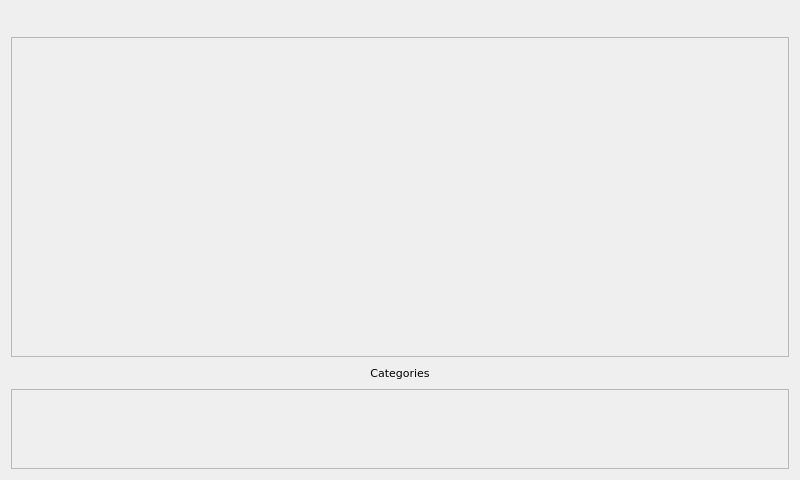
<?xml version="1.0" encoding="UTF-8"?>
<ui version="4.0">
 <class>eduMAppMenu</class>
 <widget class="QMainWindow" name="eduMAppMenu">
  <property name="geometry">
   <rect>
    <x>0</x>
    <y>0</y>
    <width>800</width>
    <height>480</height>
   </rect>
  </property>
  <property name="sizePolicy">
   <sizepolicy hsizetype="Fixed" vsizetype="Fixed">
    <horstretch>0</horstretch>
    <verstretch>0</verstretch>
   </sizepolicy>
  </property>
  <property name="minimumSize">
   <size>
    <width>800</width>
    <height>480</height>
   </size>
  </property>
  <property name="maximumSize">
   <size>
    <width>800</width>
    <height>480</height>
   </size>
  </property>
  <property name="windowTitle">
   <string>eduMAppMenu</string>
  </property>
  <widget class="QWidget" name="centralWidget">
   <layout class="QGridLayout" name="gridLayout">
    <item row="2" column="0">
     <spacer name="horizontalSpacer_2">
      <property name="orientation">
       <enum>Qt::Horizontal</enum>
      </property>
      <property name="sizeHint" stdset="0">
       <size>
        <width>40</width>
        <height>20</height>
       </size>
      </property>
     </spacer>
    </item>
    <item row="2" column="1">
     <widget class="QLabel" name="categoriesTitle_label">
      <property name="sizePolicy">
       <sizepolicy hsizetype="Preferred" vsizetype="Preferred">
        <horstretch>0</horstretch>
        <verstretch>0</verstretch>
       </sizepolicy>
      </property>
      <property name="font">
       <font>
        <family>DejaVu Sans</family>
        <pointsize>8</pointsize>
       </font>
      </property>
      <property name="text">
       <string>Categories</string>
      </property>
      <property name="alignment">
       <set>Qt::AlignCenter</set>
      </property>
      <property name="wordWrap">
       <bool>true</bool>
      </property>
     </widget>
    </item>
    <item row="2" column="2">
     <spacer name="horizontalSpacer_4">
      <property name="orientation">
       <enum>Qt::Horizontal</enum>
      </property>
      <property name="sizeHint" stdset="0">
       <size>
        <width>40</width>
        <height>20</height>
       </size>
      </property>
     </spacer>
    </item>
    <item row="1" column="0" colspan="3">
     <widget class="QScrollArea" name="apps_scrollArea">
      <property name="minimumSize">
       <size>
        <width>0</width>
        <height>0</height>
       </size>
      </property>
      <property name="font">
       <font>
        <family>DejaVu Sans</family>
        <pointsize>8</pointsize>
       </font>
      </property>
      <property name="widgetResizable">
       <bool>true</bool>
      </property>
      <widget class="QWidget" name="apps_scrollAreaWidgetContents">
       <property name="geometry">
        <rect>
         <x>0</x>
         <y>0</y>
         <width>780</width>
         <height>320</height>
        </rect>
       </property>
      </widget>
     </widget>
    </item>
    <item row="3" column="0" colspan="3">
     <widget class="QScrollArea" name="categories_scrollArea">
      <property name="minimumSize">
       <size>
        <width>0</width>
        <height>0</height>
       </size>
      </property>
      <property name="maximumSize">
       <size>
        <width>16777215</width>
        <height>80</height>
       </size>
      </property>
      <property name="font">
       <font>
        <family>DejaVu Sans</family>
        <pointsize>8</pointsize>
       </font>
      </property>
      <property name="widgetResizable">
       <bool>true</bool>
      </property>
      <widget class="QWidget" name="categories_scrollAreaWidgetContents">
       <property name="geometry">
        <rect>
         <x>0</x>
         <y>0</y>
         <width>780</width>
         <height>78</height>
        </rect>
       </property>
      </widget>
     </widget>
    </item>
    <item row="0" column="0" colspan="3">
     <layout class="QHBoxLayout" name="horizontalLayout">
      <item>
       <widget class="QLabel" name="appsTitle_label">
        <property name="sizePolicy">
         <sizepolicy hsizetype="Preferred" vsizetype="Preferred">
          <horstretch>0</horstretch>
          <verstretch>0</verstretch>
         </sizepolicy>
        </property>
        <property name="font">
         <font>
          <family>DejaVu Sans</family>
          <pointsize>8</pointsize>
         </font>
        </property>
        <property name="text">
         <string/>
        </property>
        <property name="alignment">
         <set>Qt::AlignLeading|Qt::AlignLeft|Qt::AlignVCenter</set>
        </property>
        <property name="wordWrap">
         <bool>true</bool>
        </property>
       </widget>
      </item>
      <item>
       <spacer name="horizontalSpacer_3">
        <property name="orientation">
         <enum>Qt::Horizontal</enum>
        </property>
        <property name="sizeHint" stdset="0">
         <size>
          <width>40</width>
          <height>20</height>
         </size>
        </property>
       </spacer>
      </item>
      <item>
       <widget class="QLabel" name="clock_label">
        <property name="font">
         <font>
          <family>DejaVu Sans</family>
          <pointsize>8</pointsize>
         </font>
        </property>
        <property name="text">
         <string/>
        </property>
       </widget>
      </item>
     </layout>
    </item>
   </layout>
  </widget>
 </widget>
 <layoutdefault spacing="6" margin="11"/>
 <resources/>
 <connections/>
</ui>
